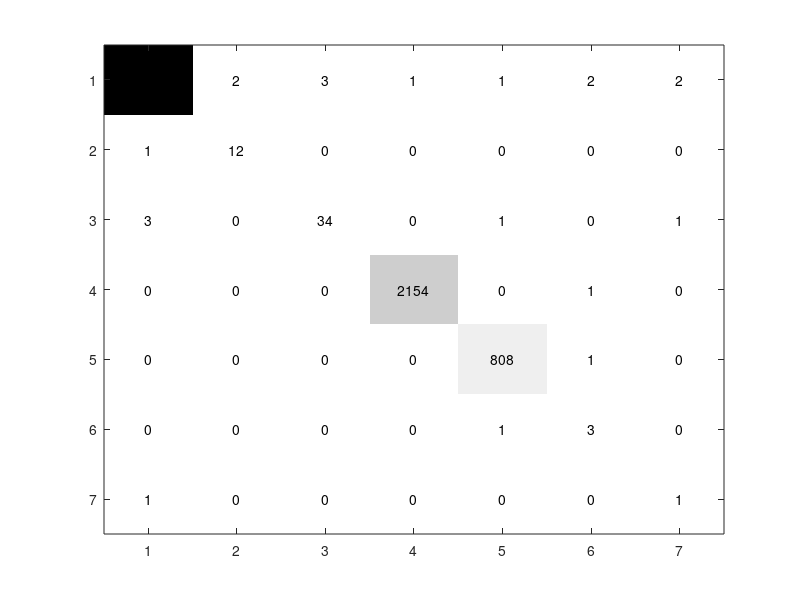

MATLAB code for this plot: (Note: this script raises an error after producing the figure.)
%% PLOT - paint confussio matrix from M
n = 7
M = [11467,2,3,1,1,2,2;
    1,12,0,0,0,0,0;
    3,0,34, 0,1,0,1;
    0,0,0,2154,0,1,0;
    0,0,0,0,808,1,0;
    0,0,0,0,1,3,0;
    1,0,0,0,0,0,1];
    %11472,14,37,2155,811,7,4,14500];



imagesc(M);
colormap(flipud(gray));
textStrings = num2str(M(:));       % Create strings from the matrix values
textStrings = strtrim(cellstr(textStrings));  % Remove any space padding
[x, y] = meshgrid(1:n);  % Create x and y coordinates for the strings
hStrings = text(x(:), y(:), textStrings(:), ...  % Plot the strings
                'HorizontalAlignment', 'center');
midValue = mean(get(gca, 'CLim'));  % Get the middle value of the color range
textColors = repmat(M(:) > midValue, 1, 3);  % Choose white or black for the
                                               %   text color of the strings so
                                               %   they can be easily seen over
                                               %   the background color
set(hStrings, {'Color'}, num2cell(textColors, 2));  % Change the text colors

set(gca, 'XTick', 1:n, ...                             % Change the axes tick marks
         'XTickLabel', {'1', '2','3', '4', '5', '6','7','Total'}, ...  %   and tick labels '3', '4', '5', '6','7','8','9','spurious'
         'YTick', 1:n, ...
         'YTickLabel', {'1', '2','3', '4', '5', '6','7', 'Total'}, ...
         'TickLength', [0 0]);
xlabel('Predicted class');
ylabel('Real class');

     